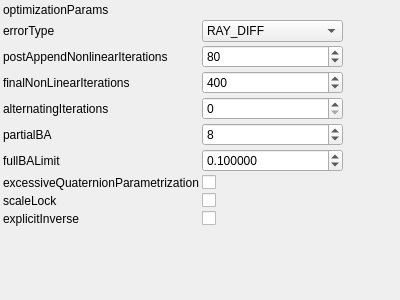
<?xml version="1.0" encoding="UTF-8"?>
<ui version="4.0">
 <class>IterativeReconstructionNonlinearOptimizationParamsWrapperControlWidget</class> 
 <widget class="QWidget" name="IterativeReconstructionNonlinearOptimizationParamsWrapperControlWidget">
  <property name="geometry">
   <rect>
    <x>0</x>
    <y>0</y>
    <width>400</width>
    <height>300</height>
   </rect>
  </property>
  <property name="windowTitle">
   <string>IterativeReconstructionNonlinearOptimizationParamsWrapper</string>
  </property>
  <layout class="QGridLayout" name="gridLayout">
   <property name="margin">
    <number>3</number>
   </property>
   <property name="spacing">
    <number>3</number>
   </property>
    <item row="0" column="0">
     <widget class="QLabel" name="label_0">
       <property name="text">
         <string>optimizationParams</string>
       </property>
     </widget>
    </item>
    <item row="0" column="1">
     <widget class="ReconstructionFunctorOptimizationParamsControlWidget" name="optimizationParamsControlWidget">
       <property name="toolTip">
         <string>optimizationParams</string>
       </property>
     </widget>
    </item>
    <item row="1" column="0">
     <widget class="QLabel" name="label_1">
       <property name="text">
         <string>errorType</string>
       </property>
     </widget>
    </item>
    <item row="1" column="1">
     <widget class="QComboBox" name="errorTypeComboBox">
       <property name="toolTip">
         <string>Functor optimizattion error type</string>
       </property>
       <property name="currentIndex">
         <number>3</number>
       </property>
       <item>
        <property name="text">
         <string>REPROJECTION</string>
        </property>
       </item>
       <item>
        <property name="text">
         <string>ANGULAR</string>
        </property>
       </item>
       <item>
        <property name="text">
         <string>CROSS_PRODUCT</string>
        </property>
       </item>
       <item>
        <property name="text">
         <string>RAY_DIFF</string>
        </property>
       </item>
     </widget>
    </item>
    <item row="2" column="0">
     <widget class="QLabel" name="label_2">
       <property name="text">
         <string>postAppendNonlinearIterations</string>
       </property>
     </widget>
    </item>
    <item row="2" column="1">
     <widget class="QSpinBox" name="postAppendNonlinearIterationsSpinBox">
       <property name="toolTip">
         <string>Post-append non-linear optimization iterations</string>
       </property>
       <property name="minimum">
        <number>1</number>
       </property>
       <property name="maximum">
        <number>100000</number>
       </property>
       <property name="singleStep">
        <number>1</number>
       </property>
       <property name="value">
        <number>80</number>
       </property>
       <property name="prefix">
        <string></string>
       </property>
       <property name="suffix">
        <string></string>
       </property>
     </widget>
    </item>
    <item row="3" column="0">
     <widget class="QLabel" name="label_3">
       <property name="text">
         <string>finalNonLinearIterations</string>
       </property>
     </widget>
    </item>
    <item row="3" column="1">
     <widget class="QSpinBox" name="finalNonLinearIterationsSpinBox">
       <property name="toolTip">
         <string>Final non-linear iterations</string>
       </property>
       <property name="minimum">
        <number>1</number>
       </property>
       <property name="maximum">
        <number>100000</number>
       </property>
       <property name="singleStep">
        <number>1</number>
       </property>
       <property name="value">
        <number>400</number>
       </property>
       <property name="prefix">
        <string></string>
       </property>
       <property name="suffix">
        <string></string>
       </property>
     </widget>
    </item>
    <item row="4" column="0">
     <widget class="QLabel" name="label_4">
       <property name="text">
         <string>alternatingIterations</string>
       </property>
     </widget>
    </item>
    <item row="4" column="1">
     <widget class="QSpinBox" name="alternatingIterationsSpinBox">
       <property name="toolTip">
         <string>Alternating optimization on success steps</string>
       </property>
       <property name="minimum">
        <number>0</number>
       </property>
       <property name="maximum">
        <number>1000</number>
       </property>
       <property name="singleStep">
        <number>1</number>
       </property>
       <property name="value">
        <number>0</number>
       </property>
       <property name="prefix">
        <string></string>
       </property>
       <property name="suffix">
        <string></string>
       </property>
     </widget>
    </item>
    <item row="5" column="0">
     <widget class="QLabel" name="label_5">
       <property name="text">
         <string>partialBA</string>
       </property>
     </widget>
    </item>
    <item row="5" column="1">
     <widget class="QSpinBox" name="partialBASpinBox">
       <property name="toolTip">
         <string>Partial BA size</string>
       </property>
       <property name="minimum">
        <number>1</number>
       </property>
       <property name="maximum">
        <number>9999999</number>
       </property>
       <property name="singleStep">
        <number>1</number>
       </property>
       <property name="value">
        <number>8</number>
       </property>
       <property name="prefix">
        <string></string>
       </property>
       <property name="suffix">
        <string></string>
       </property>
     </widget>
    </item>
    <item row="6" column="0">
     <widget class="QLabel" name="label_6">
       <property name="text">
         <string>fullBALimit</string>
       </property>
     </widget>
    </item>
    <item row="6" column="1">
     <widget class="QDoubleSpinBox" name="fullBALimitSpinBox">
       <property name="toolTip">
         <string>Full BA increase</string>
       </property>
       <property name="decimals">
        <number>6</number>
       </property>
       <property name="minimum">
        <double>0</double>
       </property>
       <property name="maximum">
        <double>1e+08</double>
       </property>
       <property name="singleStep">
        <double>1e-06</double>
       </property>
       <property name="value">
        <double>0.1</double>
       </property>
       <property name="prefix">
        <string></string>
       </property>
       <property name="suffix">
        <string></string>
       </property>
     </widget>
    </item>
    <item row="7" column="0">
     <widget class="QLabel" name="label_7">
       <property name="text">
         <string>excessiveQuaternionParametrization</string>
       </property>
     </widget>
    </item>
    <item row="7" column="1">
     <widget class="QCheckBox" name="excessiveQuaternionParametrizationCheckBox">
       <property name="toolTip">
         <string>Excessive/non-excessive quaternion parametrization</string>
       </property>
       <property name="checked">
           <bool>0</bool>
       </property>
     </widget>
    </item>
    <item row="8" column="0">
     <widget class="QLabel" name="label_8">
       <property name="text">
         <string>scaleLock</string>
       </property>
     </widget>
    </item>
    <item row="8" column="1">
     <widget class="QCheckBox" name="scaleLockCheckBox">
       <property name="toolTip">
         <string>Lock scale</string>
       </property>
       <property name="checked">
           <bool>0</bool>
       </property>
     </widget>
    </item>
    <item row="9" column="0">
     <widget class="QLabel" name="label_9">
       <property name="text">
         <string>explicitInverse</string>
       </property>
     </widget>
    </item>
    <item row="9" column="1">
     <widget class="QCheckBox" name="explicitInverseCheckBox">
       <property name="toolTip">
         <string>Explisit inverse in Schur complement solving</string>
       </property>
       <property name="checked">
           <bool>0</bool>
       </property>
     </widget>
    </item>
   <item row="10" column="0">
    <spacer name="verticalSpacer">
     <property name="orientation">
      <enum>Qt::Vertical</enum>
     </property>
     <property name="sizeHint" stdset="0">
      <size>
       <width>0</width>
       <height>0</height>
      </size>
     </property>
    </spacer>
   </item>
   <item row="10" column="2">
    <spacer name="horizontalSpacer">
     <property name="orientation">
      <enum>Qt::Horizontal</enum>
     </property>
     <property name="sizeHint" stdset="0">
      <size>
       <width>0</width>
       <height>0</height>
      </size>
     </property>
    </spacer>
   </item>
  </layout>
 </widget>
 <layoutdefault spacing="3" margin="3"/>
 <resources/>
 <connections>
  <connection>
   <sender>optimizationParamsControlWidget</sender>
   <signal>paramsChanged()</signal>
   <receiver>IterativeReconstructionNonlinearOptimizationParamsWrapperControlWidget</receiver>
   <slot>changeParameters()</slot>
  </connection>
  <connection>
   <sender>errorTypeComboBox</sender>
   <signal>currentIndexChanged(int)</signal>
   <receiver>IterativeReconstructionNonlinearOptimizationParamsWrapperControlWidget</receiver>
   <slot>changeParameters()</slot>
  </connection>
  <connection>
   <sender>postAppendNonlinearIterationsSpinBox</sender>
   <signal>valueChanged(int)</signal>
   <receiver>IterativeReconstructionNonlinearOptimizationParamsWrapperControlWidget</receiver>
   <slot>changeParameters()</slot>
  </connection>
  <connection>
   <sender>finalNonLinearIterationsSpinBox</sender>
   <signal>valueChanged(int)</signal>
   <receiver>IterativeReconstructionNonlinearOptimizationParamsWrapperControlWidget</receiver>
   <slot>changeParameters()</slot>
  </connection>
  <connection>
   <sender>alternatingIterationsSpinBox</sender>
   <signal>valueChanged(int)</signal>
   <receiver>IterativeReconstructionNonlinearOptimizationParamsWrapperControlWidget</receiver>
   <slot>changeParameters()</slot>
  </connection>
  <connection>
   <sender>partialBASpinBox</sender>
   <signal>valueChanged(int)</signal>
   <receiver>IterativeReconstructionNonlinearOptimizationParamsWrapperControlWidget</receiver>
   <slot>changeParameters()</slot>
  </connection>
  <connection>
   <sender>fullBALimitSpinBox</sender>
   <signal>valueChanged(double)</signal>
   <receiver>IterativeReconstructionNonlinearOptimizationParamsWrapperControlWidget</receiver>
   <slot>changeParameters()</slot>
  </connection>
  <connection>
   <sender>excessiveQuaternionParametrizationCheckBox</sender>
   <signal>stateChanged(int)</signal>
   <receiver>IterativeReconstructionNonlinearOptimizationParamsWrapperControlWidget</receiver>
   <slot>changeParameters()</slot>
  </connection>
  <connection>
   <sender>scaleLockCheckBox</sender>
   <signal>stateChanged(int)</signal>
   <receiver>IterativeReconstructionNonlinearOptimizationParamsWrapperControlWidget</receiver>
   <slot>changeParameters()</slot>
  </connection>
  <connection>
   <sender>explicitInverseCheckBox</sender>
   <signal>stateChanged(int)</signal>
   <receiver>IterativeReconstructionNonlinearOptimizationParamsWrapperControlWidget</receiver>
   <slot>changeParameters()</slot>
  </connection>
 </connections>
 <slots>
  <slot>changeParameters()</slot>
 </slots>
 <customwidgets>
  <customwidget>
   <class>ReconstructionFunctorOptimizationParamsControlWidget</class>
   <extends>QWidget</extends>
   <header>reconstructionFunctorOptimizationParamsControlWidget.h</header>
   <container>1</container>
  </customwidget>
 </customwidgets>
</ui>
